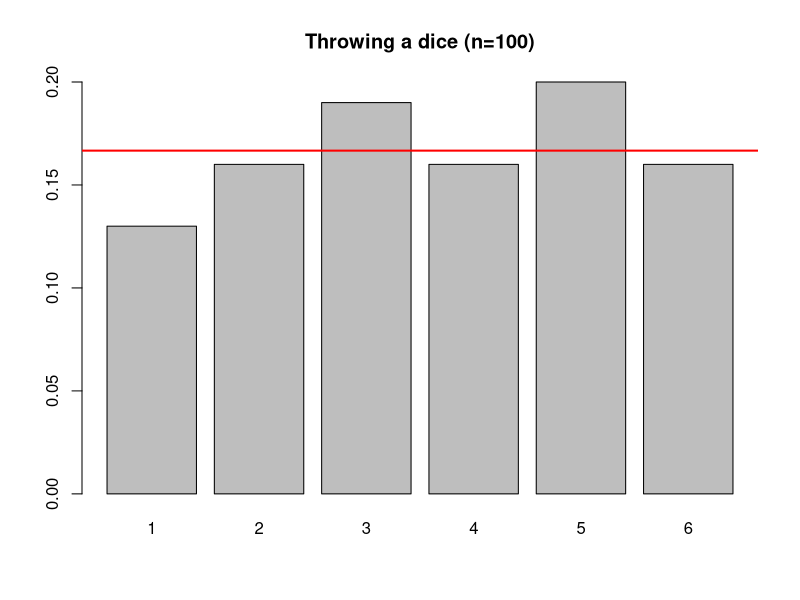
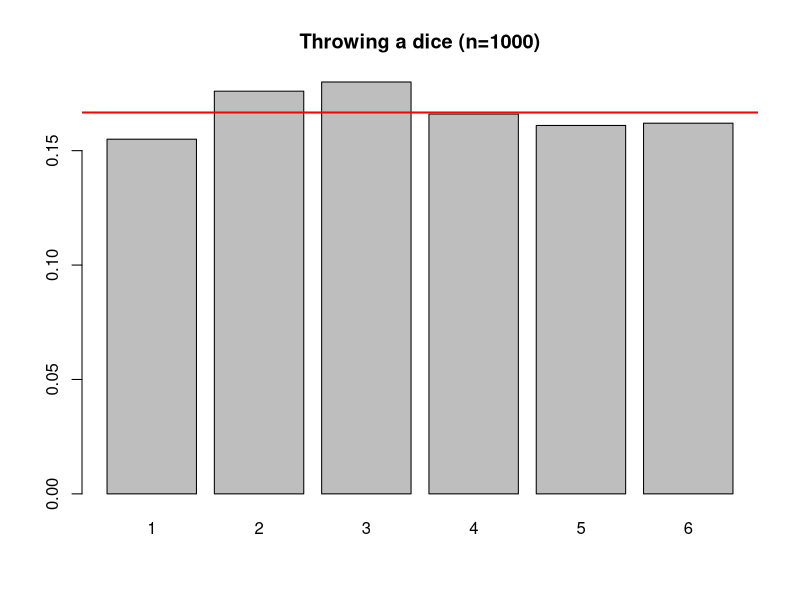

Here is the R script that generated these plots, in order: (Note: this script raises an error after producing the figures.)

#1.Writing functions: Example 1 ----------

var1 <- 1
var2 <- 3
var3 <- var1 + var2

#Converting to a function
#--a) How many inputs?  --> var1 and var2
#--b) Renaming input
#---- We call var1  -->  x1
#---- We call var2  -->  x2
#--c) Creating and naming the function
mySum <- function(x1, x2) {
  x1 + x2
}

mySum(var1, var2)

var4 <- 10
var5 <- 20
mySum(var4, var5)



#2.Writing functions: Example 2 ----------

myVector <- c("a", "b", "c", "d", "e") 
myVector[c(1, 2)]

#Converting to a function the return
#--a) How many inputs? --> myVector
#--b) Renaming input
#---- We call myVector  -->  x
#--c) Creating and naming the function
element_extraction_12 <- function(x) {
  x[c(1,2)]
}

myVector1 <- c(1, 100, 1000, 10000, 100000)
element_extraction_12(myVector1)

myVector2 <- c(1, 3, 5, 7, 10000)
element_extraction_12(myVector2)

#A more generic version
element_extraction <- function(x, i, j) {
  x[c(i,j)]
}

element_extraction(myVector1, 3, 4)
element_extraction(myVector1, 1, 5)



#3.Writing functions: Example 3 ----------
#'We want to create a function returns
#'frequency table and the corresponding plot
#'resulting from Throwing a dice n times

myDice <- function(n){
  throws <- sample(1:6, n, rep = T)
  frequency <- table(throws)/n
  barplot(frequency, main = paste0("Throwing a dice (n=", n, ")"))
  abline(h = 1/6, col = 'red', lwd = 2)
  return(frequency)
}

myDice(100)
myDice(1000)
myDice(100000000)
